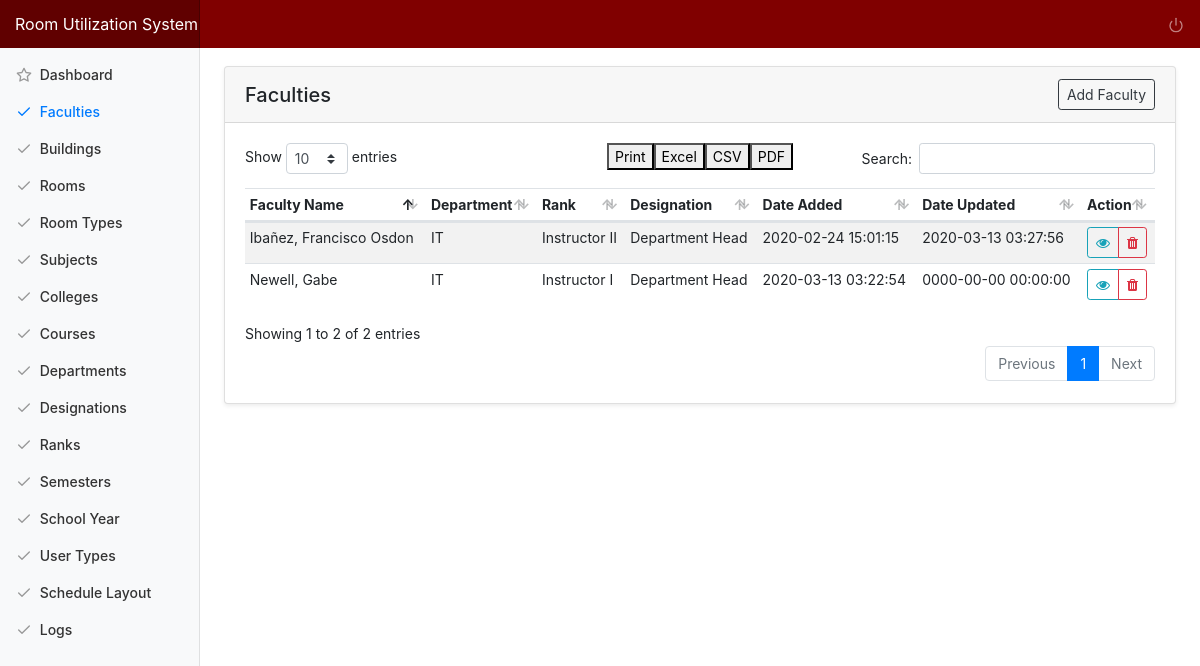
The page /index.php/admin/faculty on the database its author committed.
### tables this page shows
CREATE TABLE `tbl_faculty` (
  `faculty_id` int(10) NOT NULL,
  `identification` varchar(20) NOT NULL,
  `f_name` varchar(50) NOT NULL,
  `m_name` varchar(50) NOT NULL,
  `l_name` varchar(50) NOT NULL,
  `suffix_name` varchar(50) NOT NULL,
  `ext_name` varchar(50) NOT NULL,
  `contact_no` varchar(50) NOT NULL,
  `email` varchar(50) NOT NULL,
  `birth_date` varchar(50) NOT NULL,
  `address` varchar(50) NOT NULL,
  `image_src` varchar(255) NOT NULL DEFAULT 'avatar.png',
  `department_id` int(11) NOT NULL,
  `rank_id` int(11) NOT NULL,
  `designation_id` int(11) NOT NULL,
  `faculty_added` datetime NOT NULL DEFAULT current_timestamp(),
  `faculty_modified` datetime NOT NULL DEFAULT '0000-00-00 00:00:00' ON UPDATE current_timestamp()
);

CREATE TABLE `tbl_department` (
  `department_id` int(10) NOT NULL,
  `college_id` int(11) NOT NULL,
  `department_name` varchar(255) NOT NULL,
  `department_added` datetime NOT NULL DEFAULT current_timestamp(),
  `department_modified` datetime NOT NULL DEFAULT '0000-00-00 00:00:00' ON UPDATE current_timestamp()
);

CREATE TABLE `tbl_rank` (
  `rank_id` int(11) NOT NULL,
  `rank_type` varchar(50) NOT NULL,
  `rank_added` datetime NOT NULL,
  `rank_modified` datetime NOT NULL
);

CREATE TABLE `tbl_designation` (
  `designation_id` int(11) NOT NULL,
  `designation_name` varchar(150) NOT NULL,
  `regular_unit` int(11) NOT NULL,
  `designation_added` datetime NOT NULL DEFAULT current_timestamp(),
  `designation_modified` datetime NOT NULL DEFAULT '0000-00-00 00:00:00' ON UPDATE current_timestamp()
);

### application/controllers/Admin.php (called while the page is built, shortened)
<?php
class Admin extends CI_Controller {
	public function faculty(){
		$data['title'] = "Faculties";
		$data['faculties'] = $this->main_model->getFaculties();
		$this->load->view('templates/header', $data);
		$this->load->view('admin/faculty');
		$this->load->view('templates/footer');
	}
}

### index.php (called while the page is built, shortened)
<?php
require_once BASEPATH.'core/CodeIgniter.php';

### application/models/Main_model.php (called while the page is built, shortened)
<?php defined('BASEPATH') OR exit('No direct script access allowed');
Class Main_model extends CI_Model{
	public function getFaculties(){
		return $this->db->join('tbl_department', 'tbl_department.department_id=tbl_faculty.department_id')
										->join('tbl_rank', 'tbl_rank.rank_id=tbl_faculty.rank_id')
										->join('tbl_designation', 'tbl_designation.designation_id=tbl_faculty.designation_id')
										->get('tbl_faculty')->result_array();
	}
}

### application/views/admin/faculty.php (the view, shortened to what this page needs)
<div class="container-fluid">
  <div class="row">
    <main role="main" class="col-md-9 ml-sm-auto col-lg-10 pt-4 px-4 mb-3">
      <div class="card shadow-sm">
			  <h5 class="card-header d-flex justify-content-between align-items-center">
          <?=$title?>
          <a href="<?=base_url('admin/faculty_add')?>" class="btn btn-outline-dark btn-sm">Add Faculty</a>
        </h5>
			  <div class="card-body">
          <table class="table table-striped table-hover table-sm">
            <thead>
              <tr>
                <th>Faculty Name</th>
                <th>Department</th>
                <th>Rank</th>
                <th>Designation</th>
                <th>Date Added</th>
                <th>Date Updated</th>
                <th>Action</th>
              </tr>
            </thead>
            <tbody>
              <?php foreach ($faculties as $row) {?>
              <tr>
                <td><?=$row['l_name']?>, <?=$row['f_name']?> <?=$row['m_name']?></td>
                <td><?=$row['department_name']?></td>
                <td><?=$row['rank_type']?></td>
                <td><?=$row['designation_name']?></td>
                <td><?=$row['faculty_added']?></td>
                <td><?=$row['faculty_modified']?></td>
                <td>
                  <div class="btn-group" role="group">
                    <a href="<?=base_url('admin/faculty_view/'.$row['faculty_id']) ?>" class="btn btn-sm btn-outline-info action-btn" data-toggle="tooltip" data-placement="top" title="View Faculty">
                      <span class="fa fa-eye"></span>
                    </a>
                    <a href="#" id="<?=base_url('admin/delete/faculty/'.$row['faculty_id'].'/'.$row['image_src'])?>" class="btn btn-sm btn-outline-danger action-btn delete" data-toggle="tooltip" data-placement="top" title="Delete Faculty">
                      <span class="fa fa-trash"></span>
                    </a>
                  </div>
                </td>
              </tr>
              <?php } ?>
            </tbody>
          </table>
			  </div>
			</div>
   </main>
  </div>
</div>

### assets/css/dashboard.css (style rules this page uses)
body { font-size: .875rem; }
[role="main"] { padding-top: 133px; }
@media (min-width: 768px) { [role="main"] { padding-top: 48px; } }

### assets/css/rus.css (style rules this page uses)
.btn-group-vertical>.btn, .btn-group>.btn { flex: 0 }

### rows shown on the page
tbl_faculty: l_name "Ibañez", f_name "Francisco", m_name "Osdon", department.department_name "IT", rank.rank_type "Instructor II", designation.designation_name "Department Head", faculty_added "2020-02-24 15:01:15", faculty_modified "2020-03-13 03:27:56"
tbl_faculty: l_name "Newell", f_name "Gabe", department.department_name "IT", rank.rank_type "Instructor I", designation.designation_name "Department Head", faculty_added "2020-03-13 03:22:54", faculty_modified "0000-00-00 00:00:00"

### other values the page prints
$title "Faculties"
